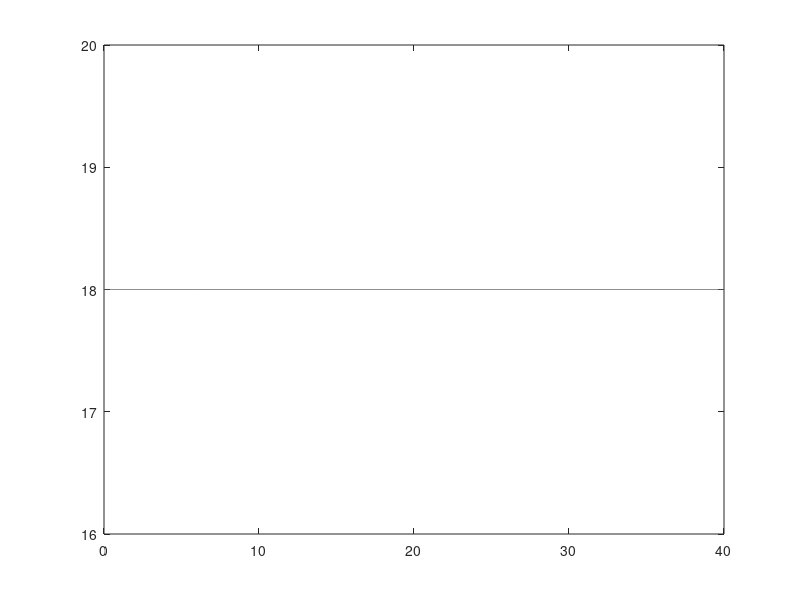

This figure's MATLAB source: (Note: this script raises an error after producing the figure.)
clear all;
close all;
clc;

%%
FileName = 'EOG_URef_18';

%% Preprocessing
% time
T           = 40;                   % [s]   simulation length
dt          = 1/80;               	% [s]   simulation time step

% wind
V_hub       = 18;                   % [m/s] mean wind speed at hub height 
T_gust      = 10.5;                 % [s]   length of EOG
t_start     = 40;                   % [s]   time when EOG should start
V_ref       = 50;                   % [m/s] reference wind speed average over 10 min
I_ref       = 0.16;                 % [-]   expected value of the turbulence intensity at 15 m/s
D           = 240;                  % [m]   rotor diameter

% calculation of wind signals
t           = 0:dt:T-dt;

% Longitudinal scale parameter at hub height (assuming hub height >60 m)
lambda1     = 42;

% Extreme Operational Gust (EOG) definition
sigma1      = I_ref * (0.75*V_hub + 5.6);
V_e50     	= 1.4*V_ref;
V_e1      	= 0.8*V_e50;
V_gust      = min([1.35*(V_e1-V_hub), 3.3*(sigma1/(1+0.1*D/lambda1))]);

% EOG wind speed vector
u           = zeros(1, length(t));
for iTimeStep = 1:length(t)
    if (t(iTimeStep) >= t_start) && (t(iTimeStep) <= t_start+T_gust)
        t_EOG           = t(iTimeStep) - t_start;
        u(iTimeStep)    = V_hub-0.37*V_gust*sin(3*pi*t_EOG/T_gust)*(1-cos(2*pi*t_EOG/T_gust));
    else
        u(iTimeStep)    = V_hub;
    end
end


figure()
plot(t,u)


% Some variables required in the Type 4 wind: Bladed style
HubHeight   = 150;
dy          = 128;
dz          = 128;
Ny          = 3;
Nz          = 3;
URef        = V_hub;
zOffset     = HubHeight;
z0          = 0.1;          % the rougthness length, not really used


SummVars(1) = HubHeight;    % HubHeight
SummVars(3) = URef;

velocity    = zeros(max(size(t)),3,Ny,Nz);
% prepare to write out
for iy = 1:Ny
    for iz = 1:Nz
        velocity(:,1,iy,iz) = u;
    end
end

% here we use std u for v and w components, to avoid dividing by zero
SummVars(4) = std(squeeze(velocity(:,1,1,1)))/URef*100;
SummVars(5) = std(squeeze(velocity(:,1,1,1)))/URef*100;
SummVars(6) = std(squeeze(velocity(:,1,1,1)))/URef*100;

disp('Exporting rotor plane wind field as ".wnd" binary files...')
% write the .wnd
WriteBLgrid([FileName '.wnd'], velocity, dy, dz, dt, zOffset, z0, SummVars)

% Now write a sum file
fileID    = fopen([FileName '.sum'],'w');
fprintf(fileID,'This summary file is not complete it only contains required information for the OpenFAST');
fprintf(fileID,'\n');
fprintf(fileID,'F        Clockwise rotation when looking downwind?\n');
fprintf(fileID,[num2str(SummVars(1)) '  Hub height [m] \n']);
fprintf(fileID,['UBar   =  ' num2str(SummVars(3)) ' m/s \n']);
fprintf(fileID,['TI(u)  =  ' num2str(SummVars(4)) ' %%\n']);
fprintf(fileID,['TI(v)  =  ' num2str(SummVars(5)) ' %%\n']);
fprintf(fileID,['TI(w)  =  ' num2str(SummVars(6)) ' %%\n']);
fprintf(fileID,['Height Offset =  ' num2str(0) ' m\n']);
fprintf(fileID,'Creating a PERIODIC output file.');
fclose(fileID);

